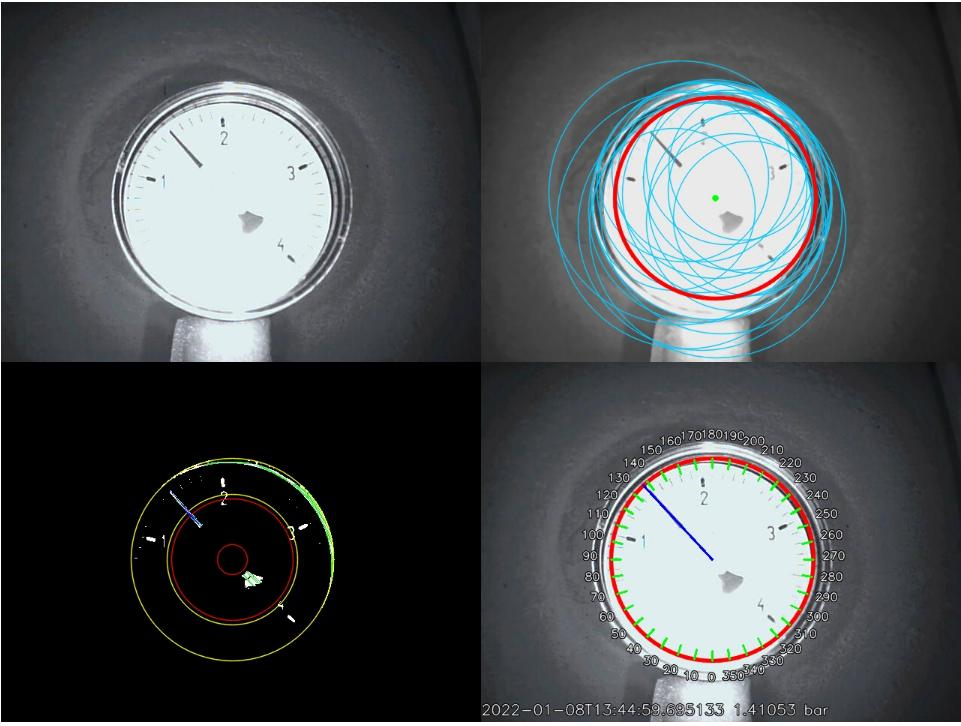
#> input picture images/image_debug.jpg, 961 x 726 px; its folder holds only this picture in this run
$ python -i _image_processing.py   (imports and definitions only)
#> lines starting #> are read from the running program, lines starting #| are printed output that depends on the picture; after the words box and inside, x2 and y2 are one past the last pixel; in counts of white or black regions, pixels touching at a corner belong together
import cv2
from enum import Enum
import logging
import numpy as np
logger = logging.getLogger('analog_gauge_reader.image_processing')


class ThresholdMode(Enum):
    """
    Enum to select different threshold modes.

    This enum is specially crafted, so it can be used with argparse.ArgumentParser [1].

    References
    ----------
    .. [1] https://stackoverflow.com/questions/43968006/support-for-enum-arguments-in-argparse/55500795
    """
    none = None
    binary = 'binary'
    gray = 'gray'
    gauss = 'gauss'
    otsu = 'otsu'

    def __str__(self):
        return self.name


def dist_2_pts(x1, y1, x2, y2):
    return ((x2 - x1)**2 + (y2 - y1)**2)**0.5


def detect_dial(gray, use_filter=True,
                threshold_mode=None, threshold=150, blur_size=5,
                min_diameter=0.4, max_diameter=0.9):
    """
    Detects the face of the dial by searching for circles in the image `img` using HoughCircles function from OpenCV and
    averaging found circles to get a reliable result.

    Parameters
    ----------
    gray : np.ndarray
        The grayscale image where circles should be detected.

    use_filter : bool
        If True (Default), a median blur filter is applied to the image prior to the Hough transform. This is
        recommended by its documentation to get the best detection result. However, a median blur filter is
        computationally heavy. If `use_filter was False, the median blur filter is not applied.

    blur_size : int
        A positive integer used for the size in pixels of the median-blur filter.

    min_diameter : float
        Minimum diameter of circles to look for in percent (between 0.0 and 1.0) of the size
        (minimum of height and width) of the image.

    max_diameter : float
        See min_diameter.

    Returns
    -------
    x : float or None
        Horizontal position (left is 0.0) in pixels of the center of the averaged circles
        or None if no circles have been found.
    y : float or None
        Vertical position (top is 0.0) in pixels of the center of the averaged circles
        or None if no circles have been found.
    r : float or None
        Radius in pixels of the averaged circles or None if no circles have been found.
    img_c : np.ndarray
        A debug image with found circles and the average circle with its center on top of the input image
        to the Hough-transform is written to a file denoted by `debug_filename`.

    """

    height, width = gray.shape[:2]

    # worse performance with thresholding here
    # ret, gray = apply_threshold(gray, threshold_mode=threshold_mode, threshold=threshold, blur_size=blur_size)

    if use_filter:
        gray = cv2.medianBlur(gray, blur_size)
        # gray = cv2.Canny(gray, 50, 150)

    # detect circles
    r_max = min(height, width)*0.5  # maximum diameter for a circle to fit fully in image
    circles = cv2.HoughCircles(gray, cv2.HOUGH_GRADIENT, 1, 20, np.array([]), 100, 50,
                               int(r_max*min_diameter), int(r_max*max_diameter))
    if circles is None or len(circles) == 0:
        x = None
        y = None
        r = None
        img_c = gray
        logger.debug('Found 0 circles')
    else:
        logger.debug('Found %d circles', len(circles))

        # average found circles, which is easier than tuning HoughCircles' parameters
        # for a perfect result under all conditions since the dial is never a perfect circle
        # in the camera image
        x, y, r = np.mean(circles, axis=1).flatten()

        # output circles on image
        img_c = cv2.cvtColor(gray, cv2.COLOR_GRAY2RGB)
        for c in circles[0]:
            cv2.circle(img_c, (int(c[0]), int(c[1])), int(c[2]), (255, 200, 0), 1, cv2.LINE_AA)
        # draw center and circle
        cv2.circle(img_c, (int(x), int(y)), int(r), (0, 0, 255), 3, cv2.LINE_AA)  # draw circle
        cv2.circle(img_c, (int(x), int(y)), 2, (0, 255, 0), 3, cv2.LINE_AA)  # draw center of circle

    return x, y, r, img_c


# [273 lines left out: functions draw_dial, apply_threshold, get_needle_angle, filter_lines_for_needle, not called in this run]

>>> import cv2
>>> picture = cv2.imread('../../images/image_debug.jpg', cv2.IMREAD_GRAYSCALE)
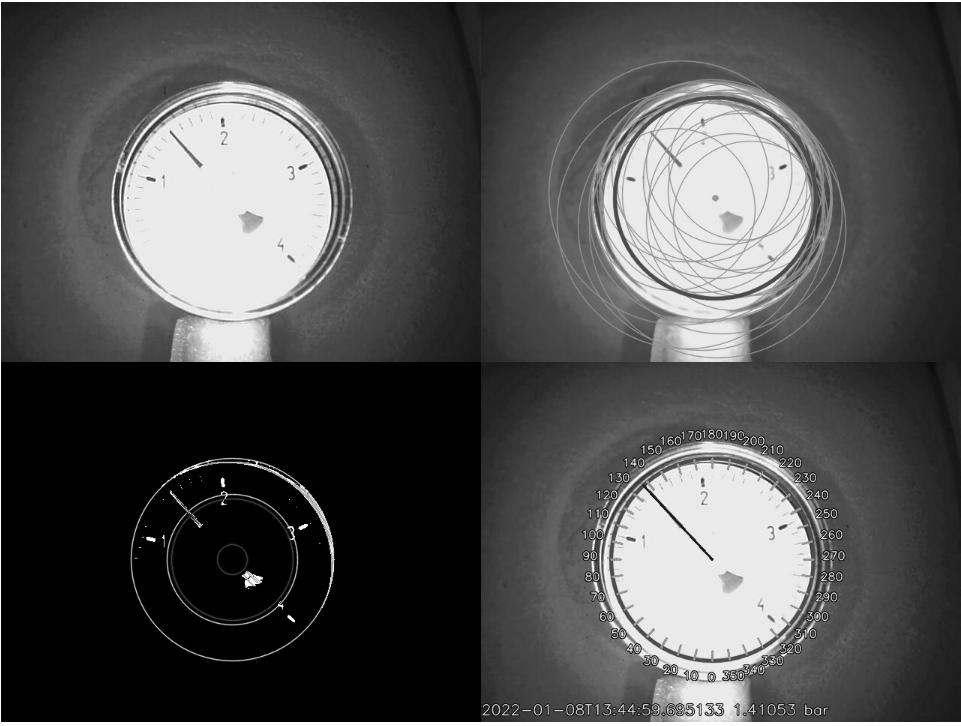
#> picture: shape (726, 961); min 0, max 255, mean 81.4
>>> result = detect_dial(picture)
#> in detect_dial, `circles = cv2.HoughCircles(gray, cv2.HOUGH_GRADIENT, 1, 20, np.array([..`: circles = empty array

$ run again, on images/image_live.jpg
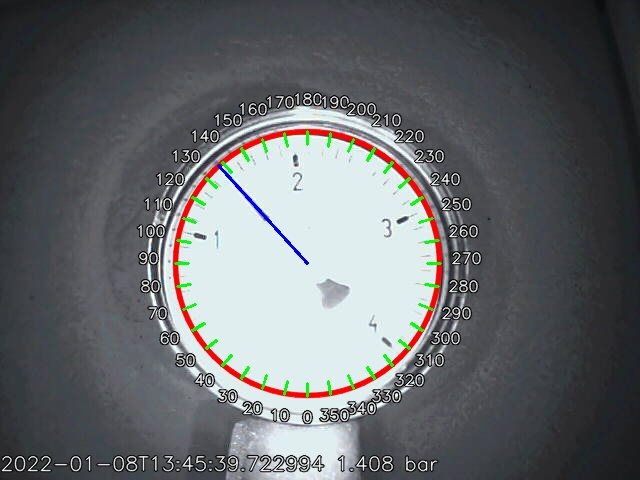
#> input picture images/image_live.jpg, 640 x 480 px
#> circles = 19 rows, first 8: [306.5, 266.5, 147.4], [303.5, 246.5, 145.3], [326.5, 264.5, 142.5], [298.5, 285.5, 151.8], [286.5, 261.5, 140.2], [318.5, 284.5, 143.9], [281.5, 298.5, 171.4], [309.5, 303.5, 169.5]
#> x = 309.1; y = 268.4; r = 137
#> the loop in detect_dial, `for c in circles[0]:` made 19 passes
#> after the loop in detect_dial, `for c in circles[0]:`:
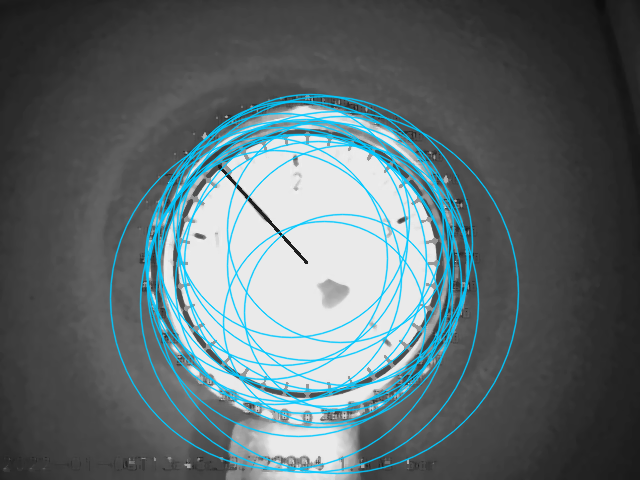
#> img_c: shape (480, 640, 3); mean B, G, R 110.5, 107.1, 94.5
#> in detect_dial, `cv2.circle(img_c, (int(x), int(y)), int(r), (0, 0, 255), 3, cv2.LINE_AA)`:
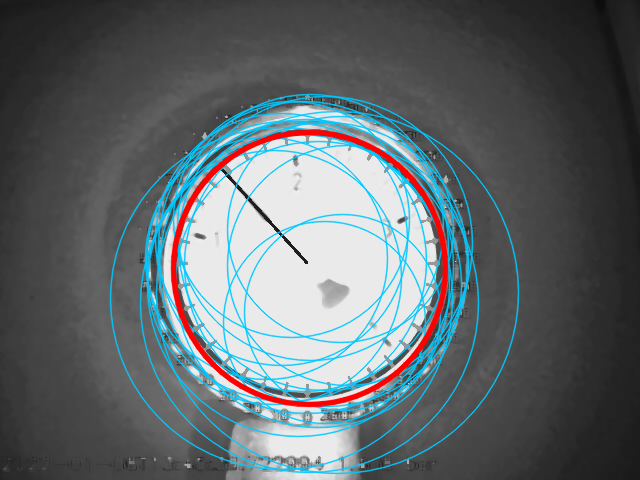
#> img_c: shape (480, 640, 3); 1.89% of pixels changed, all inside (x1, y1, x2, y2) = (170, 129, 449, 408)

$ run again, on images/photo.jpg
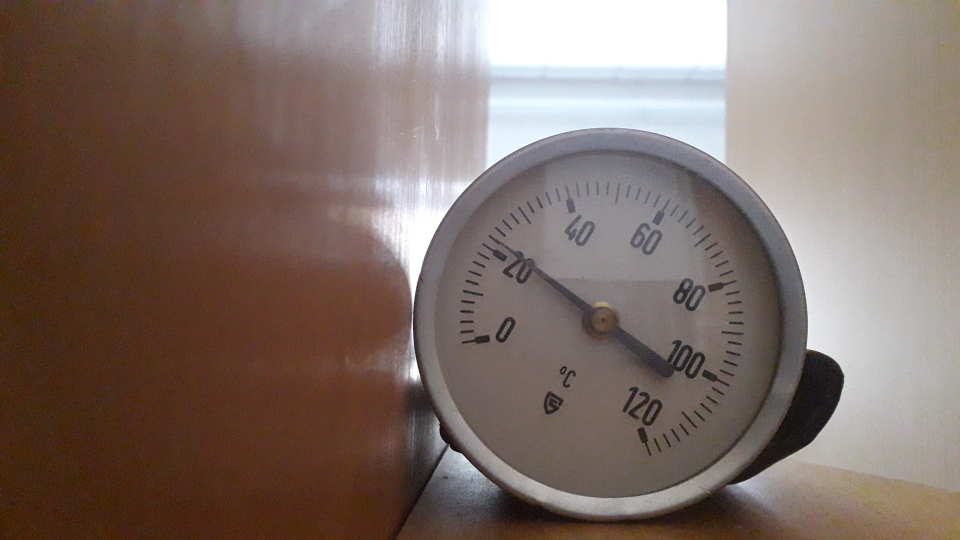
#> input picture images/photo.jpg, 1920 x 1080 px (shown at 1/2 size)
#> `picture = cv2.imread('../../images/image_debug.jpg', cv2.IMREAD_GRAYSC..`:
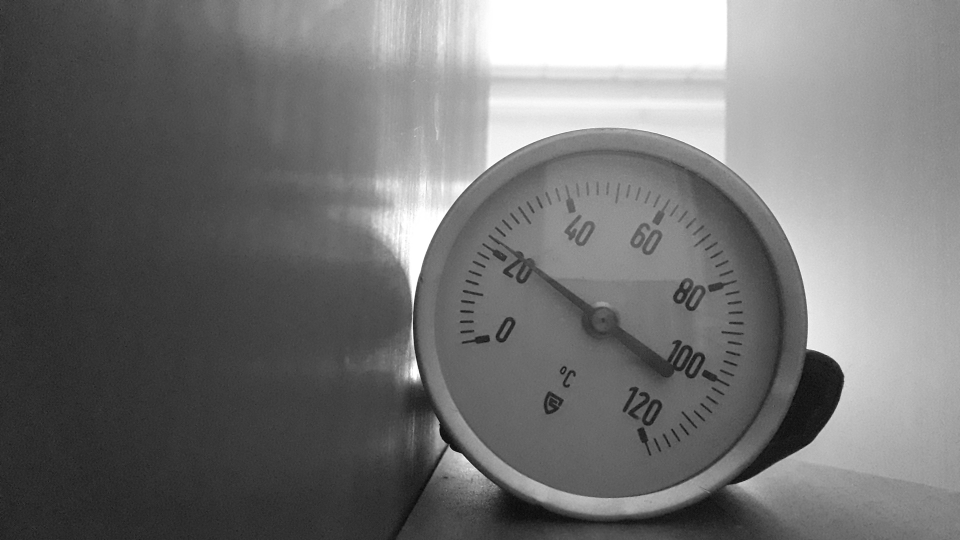
#> picture: shape (1080, 1920) (shown at 1/2 size); min 2, max 255, mean 114.2
#> circles = 33 rows, first 8: [1217.5, 651.5, 396.7], [1199.5, 635.5, 371.6], [1227.5, 626.5, 370.3], [1235.5, 673.5, 319.9], [1240.5, 651.5, 374.8], [1205.5, 667.5, 416.5], [1190.5, 687.5, 299], [1251.5, 611.5, 428.8]
#> x = 1220.7; y = 643.4; r = 341.5
#> the loop in detect_dial, `for c in circles[0]:` made 33 passes
#> in detect_dial, `cv2.circle(img_c, (int(x), int(y)), int(r), (0, 0, 255), 3, cv2.LINE_AA)`:
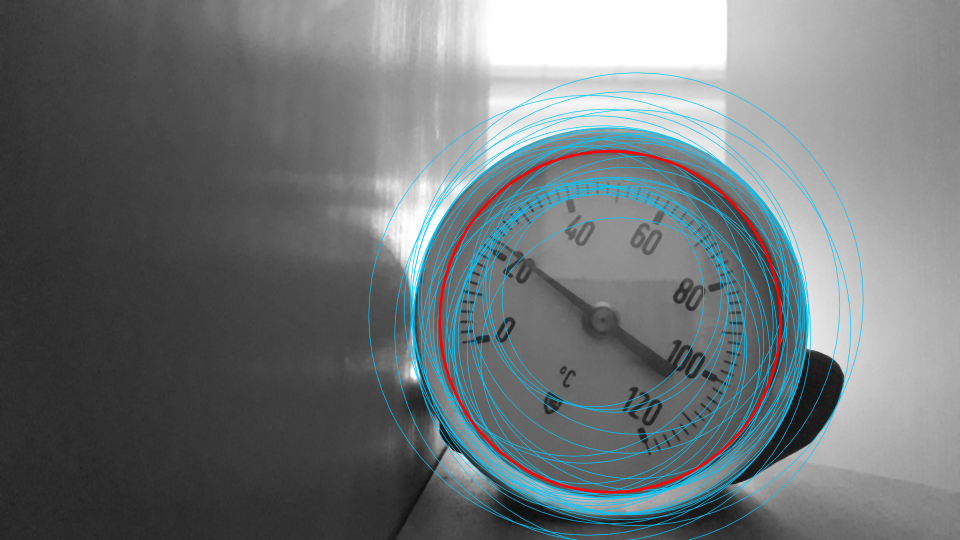
#> img_c: shape (1080, 1920, 3) (shown at 1/2 size); mean B, G, R 119, 116.9, 110.6
